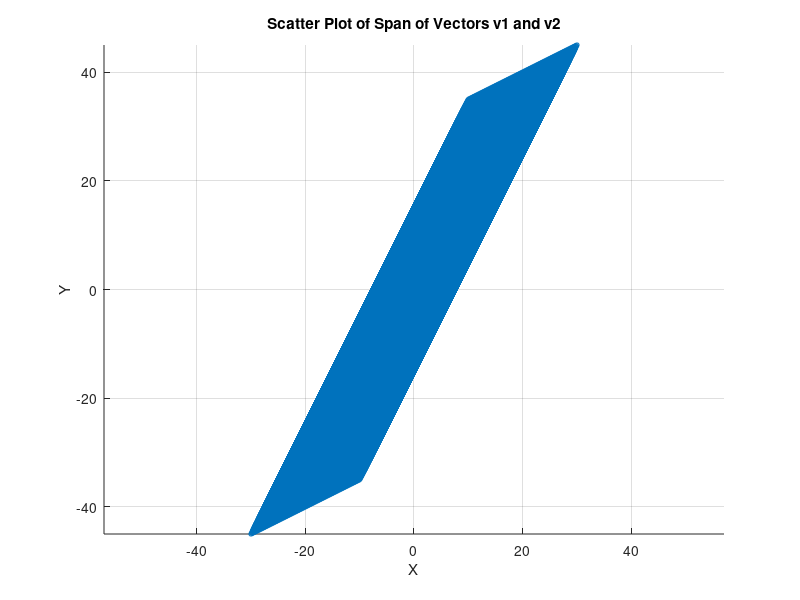

Here is the MATLAB script that generated this plot:
clc
clear all
v1 = [1,0];
v2 = [2,1];
c1 = linspace(-5,5,100); % random ranges
c2 = linspace(-5,5,100); % random ranges

[C1,C2] = meshgrid(c1,c2);
% X = C1 .*v1(1)+C2.*v2(1);
% Y = C1 .*v1(2)+ C2.*v2(2);
% figure;
% scatter(X(:),Y(:),10);
% xlabel('X');
% ylabel('Y');
% title("Scatter Plot of Span of Vectors v1 and v2");
% axis equal;
% grid on;
% q1 ) of (1,0) and (0,1)
% clc
% clear all
% v1 = [1,0];
% v2 = [0,1];
% c1 = linspace(-5,5,100); % random ranges
% c2 = linspace(-5,5,100); % random ranges
% 
% [C1,C2] = meshgrid(c1,c2);
% X = C1 .*v1(1)+C2.*v2(1);
% Y = C1 .*v1(2)+ C2.*v2(2);
% figure;
% scatter(X(:),Y(:),10);
% xlabel('X');
% ylabel('Y');
% title("Scatter Plot of Span of Vectors v1 and v2");
% axis equal;
% grid on;
% q2) (1,2) and (3,6)
% clc
% clear all
% v1 = [1,2];
% v2 = [3,6];
% c1 = linspace(-5,5,100); % random ranges
% c2 = linspace(-5,5,100); % random ranges
% 
% [C1,C2] = meshgrid(c1,c2);
% X = C1 .*v1(1)+C2.*v2(1);
% Y = C1 .*v1(2)+ C2.*v2(2);
% figure;
% scatter(X(:),Y(:),10);
% xlabel('X');
% ylabel('Y');
% title("Scatter Plot of Span of Vectors v1 and v2");
% axis equal;
% grid on;




clc
clear all
v1 = [1,2];
v2 = [3,6];
V3 = [2,1];
c1 = linspace(-5,5,100); % random ranges
c2 = linspace(-5,5,100); % random ranges
c3 = linspace(-5,5,100);
[C1,C2,C3] = meshgrid(c1,c2,c3);
X = C1 .*v1(1)+C2.*v2(1) + C3.*V3(1);
Y = C1 .*v1(2)+ C2.*v2(2) + C3.*V3(2);
figure;
scatter(X(:),Y(:),10);
xlabel('X');
ylabel('Y');
title("Scatter Plot of Span of Vectors v1 and v2");
axis equal;
grid on;
